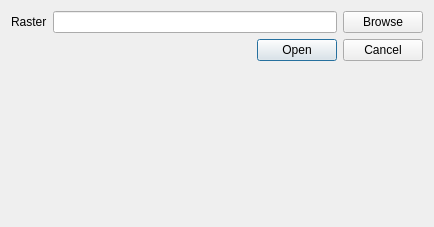
<?xml version="1.0" encoding="UTF-8"?>
<ui version="4.0">
 <class>Form</class>
 <widget class="QWidget" name="Form">
  <property name="geometry">
   <rect>
    <x>0</x>
    <y>0</y>
    <width>434</width>
    <height>227</height>
   </rect>
  </property>
  <property name="windowTitle">
   <string>Open raster</string>
  </property>
  <layout class="QVBoxLayout" name="verticalLayout">
   <item>
    <layout class="QFormLayout" name="formLayout">
     <property name="fieldGrowthPolicy">
      <enum>QFormLayout::ExpandingFieldsGrow</enum>
     </property>
     <item row="0" column="0">
      <widget class="QLabel" name="label">
       <property name="text">
        <string>Raster</string>
       </property>
      </widget>
     </item>
     <item row="0" column="1">
      <layout class="QHBoxLayout" name="horizontalLayout">
       <item>
        <widget class="QLineEdit" name="le_shapefile"/>
       </item>
       <item>
        <widget class="QPushButton" name="bt_browse">
         <property name="text">
          <string>Browse</string>
         </property>
        </widget>
       </item>
      </layout>
     </item>
    </layout>
   </item>
   <item>
    <widget class="QDialogButtonBox" name="buttonBox">
     <property name="standardButtons">
      <set>QDialogButtonBox::Cancel|QDialogButtonBox::Open</set>
     </property>
    </widget>
   </item>
   <item>
    <spacer name="verticalSpacer">
     <property name="orientation">
      <enum>Qt::Vertical</enum>
     </property>
     <property name="sizeHint" stdset="0">
      <size>
       <width>20</width>
       <height>40</height>
      </size>
     </property>
    </spacer>
   </item>
  </layout>
 </widget>
 <resources/>
 <connections/>
</ui>
